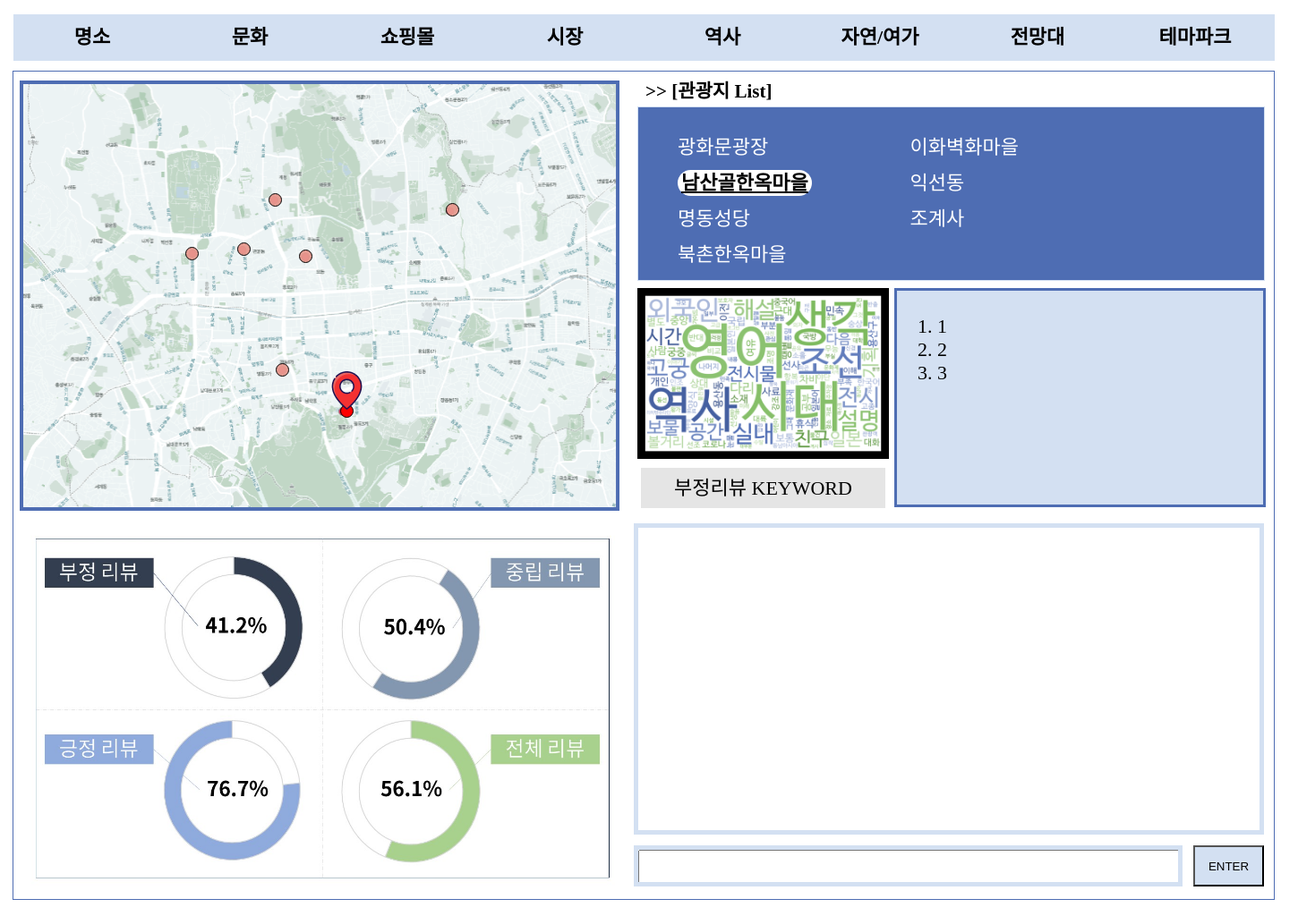
The app's page /place/16/ with its own data.
### theme/models.py (models this page shows, shortened)
class Place(models.Model):
    place_name = models.CharField('place_name',max_length=250)
    map_img = models.ForeignKey(Theme, on_delete=models.CASCADE)
    point = models.CharField('point',max_length=250)
    graph_img = models.ImageField(blank=False, null=False, upload_to = 'images')
    wordcloud_img = models.ImageField(blank=False, null=False, upload_to = 'images')
    solutions = models.CharField('solutions',max_length=250)
    def get_absolute_url(self):
        return reverse('theme:place_detail', kwargs={'pk':self.id})
    def points(self):
        return self.point.split(',')
    def solution_list(self):
        return self.solutions.split(',')

class Theme(models.Model):
    theme_name = models.CharField('theme_name',max_length=250)
    map_img = models.ImageField(blank=False, upload_to='images',null=False)
    graph_img = models.ImageField(blank=False, null=False, upload_to='images')
    good = models.CharField('good_top3',max_length=250)
    bad = models.CharField('bad_top3',max_length=250)

### theme/views.py (the view)
# urls.py: path('place/<int:pk>/', views.PlaceDV.as_view(), name='place_detail'),
class PlaceDV(DetailView):
    model = Place
    template_name = 'theme/place_detail.html'
    context_object_name = 'places'

### theme/templates/theme/place_detail.html (shortened to what this page needs)
{% extends 'base.html' %}
{% load static %}
                {% block contents %}
                    <div class="map_box">
                        <div class="map_img">
                            <img src ="{{ object.map_img.map_img.url }}"/>
                            {% for place in object.map_img.place_set.all %}
                            {% if place == object %}
                            <img src='{% static "img/pin.png" %}' style='position: absolute; top: {{ place.points.0|add:"-40" }}px; left:{{ place.points.1|add:"-17" }}px; width:49px; height:49px;'/>
                            {% else %}
                            <div onclick="location.href='{{ place.get_absolute_url }}';" class='point_circle_sub' style='position:absolute; top: {{place.points.0}}px; left:{{place.points.1}}px;', title='{{ place.place_name }}'></div>
                            {% endif %}
                            {% endfor %}
                        </div>
                    </div>
                    <div class="graph_box">
                        <div class="graph_area">
                            <img src="{{ object.graph_img.url }}" />
                        </div>
                    </div>
                    <div class="placelist_box">
                        <div class="placelist_title">
                            <p style='margin-top: 0%; font-weight: bold; font-size: 21px;'>
                                >> [관광지 List]
                            </p>
                        </div>
                        <div class="placelist_area" id='box_style_deep'>
                            <ul class = 'ul_style'>
                                {% for place in object.map_img.place_set.all %}
                                {% if place == object %}
                                <li><a class ='placelist_clicked' href='{{ place.get_absolute_url }}'> {{ place.place_name }} </a></li>
                                {% else %}
                                <li><a href='{{ place.get_absolute_url }}'> {{ place.place_name }} </a></li>
                                {% endif %}
                                {% endfor %}
                            </ul>
                        </div>
                    </div>
                    <div class="keyword_box">
                        <div class="wordcloud_area">
                            <img src="{{ object.wordcloud_img.url }}" style="border: 5px solid black;"/>
                            <div class='review_keyword'>
                                부정리뷰 KEYWORD
                            </div>
                        </div>
                        <div class="solution_area">
                            <ol>
                                {% for solution in object.solution_list %}
                                <li>{{ solution }}</li>
                                {% endfor %}
                            </ol>
                        </div>
                    </div>
                    {% endblock %}

### theme/static/css/main.css (style rules this page uses)
* { box-sizing: border-box; }
a, a:hover, a:focus, a:active { text-decoration: none; color: inherit; }
body { font-size: 22px; margin: 0 auto; }
.keyword_box { width: 721px; height: 264px; position: absolute; top: 237px; left: 690px; overflow: hidden; }
.placelist_box { width: 721px; height: 237px; position: absolute; top: 0px; left: 690px; overflow: hidden; }
.placelist_area { width: 701px; height: 195px; position: absolute; top: 39px; left: 7px; overflow-y: scroll; text-align: left; }
.ul_style { list-style-type: disc }
.placelist_clicked { background: white; color: black; text-decoration: underline; text-align: center; font-weight: bold; padding-left: 4px; padding-right: 4px; padding-top: 2px; padding-bottom: 2px; border-radius: 19px; }
ul.ul_style li { color: white; padding: 2px; margin: 2px; width: 250px; display: inline-block ; max-width: 721px; max-height: 237px; text-align: left; }
.placelist_title { width: 690px; height: 34px; position: absolute; top: 5px; left: 16px; overflow: hidden; text-align: left; text-size-adjust: 12px; }
.graph_box { width: 690px; height: 425px; position: absolute; top: 501px; left: 0px; overflow: hidden; }
.graph_area { width: 668px; height: 406px; position: absolute; top: 9px; left: 11px; overflow: hidden; }
div.graph_area img { width: 668px; height: 406px; }
.map_box { width: 690px; height: 501px; position: absolute; top: 0px; left: 0px; overflow: hidden; }
.map_img { width: 674px; height: 485px; position: absolute; top: 10px; left: 7px; overflow: hidden; }
div.map_img img { width: 670px; height: 481px; top:0px; left: 0px; }
.point_circle_sub { width: 15px; height: 15px; border-radius: 75px; background: rgba(231,152,141,0.94); border: 1px solid black; }
#box_style_deep { background: rgba(78,109,179,1); border: 1px solid rgba(211,224,242,1); }
.wordcloud_area { width: 281px; height: 264px; position: absolute; top: 5px; left: 7px; overflow: hidden; }
div.wordcloud_area img { width: 281px; height: 191px; position: absolute; top: 0px; left: 0px; }
.review_keyword { height: 45px; width: 273px; position: absolute; top: 201px; left: 4px; text-align: center; background: rgba(229,229,229,1); line-height: 45px; }
.solution_area { width: 415px; height: 245px; position: absolute; top: 5px; left: 294px; background: rgba(211,224,242,1); border: 3px solid rgba(78,109,179,1); text-align: left; padding: 5px; line-height: normal; }

### records on screen
Place: map_img.map_img (picture), graph_img (picture), place_name "남산골한옥마을", wordcloud_img (picture)
Place: place_name "광화문광장"
Place: place_name "이화벽화마을"
Place: place_name "익선동"
Place: place_name "명동성당"
Place: place_name "조계사"
Place: place_name "북촌한옥마을"

### other values on screen
{{ solution }} "1" "2" "3"
